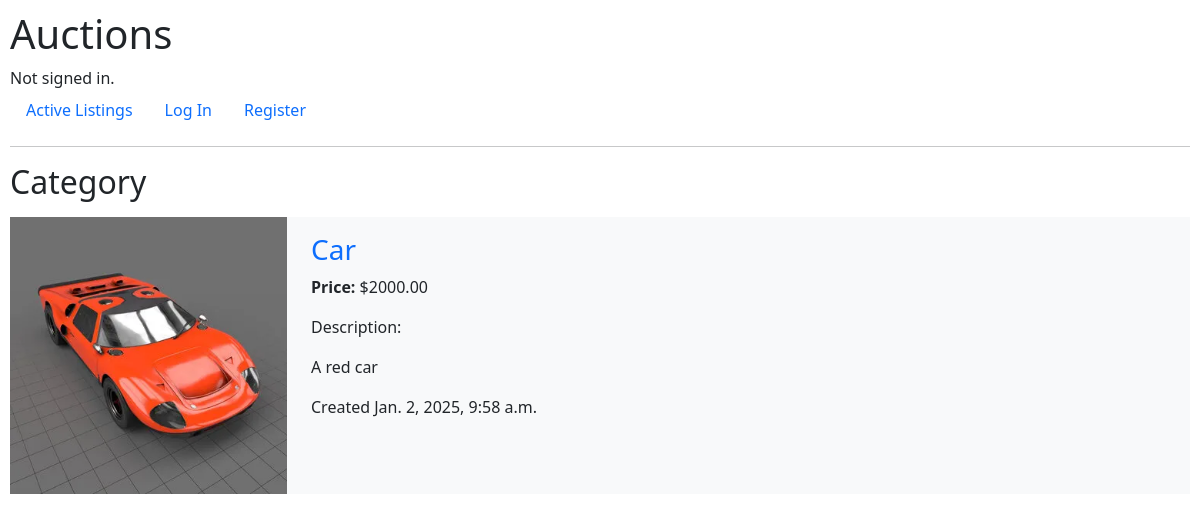
The app's page /category/vehicle/, older data.
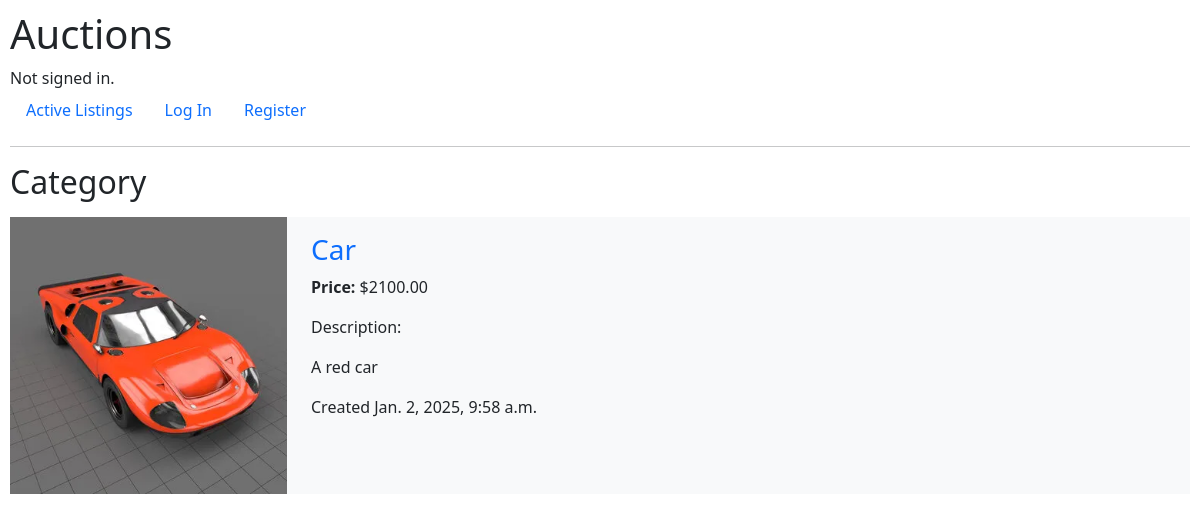
The same page, newer data.
### auctions/models.py (models this page shows, shortened)
class AuctionListings(models.Model):
    title = models.CharField(max_length=64)
    description = models.TextField(max_length=200, blank=True, null=True)
    image = models.ImageField(upload_to='images/', blank=True, null=True)
    user = models.ForeignKey(User, on_delete=models.CASCADE, related_name="user_listings")
    date = models.DateTimeField(auto_now_add=True)
    active = models.BooleanField(default=True)
    price = models.DecimalField(max_digits=10, decimal_places=2)
    category = models.CharField(max_length=64, blank=True, null=True)

### auctions/views.py (the view)
# urls.py: path('category/<str:category>/', views.view_category_list, name='view_category_list'),
def view_category_list(request, category):
    lists = AuctionListings.objects.filter(category=category)
    return render(request, "auctions/index.html", {
        "title": "Category" if lists.exists() else "You don't have any auction with this category",
        "lists": lists
    })

### auctions/templates/auctions/index.html (shortened to what this page needs)
{% extends "auctions/layout.html" %} {% block body %}
<h2 class="mb-3">{{ title }}</h2>
 {% for auction in lists %}
<div class="auction mb-3">
  <div class="row">
    <div class="col-3">
      {% if auction.image %}
      <img
        class="image_index"
        src="{{ auction.image.url }}"
        alt="{{ auction.title }}"
      />
      {% endif %}
    </div>
    <div class="col-9 py-3">
      <h3>
        <a
          href="{% url 'list_view' auction.id %}"
          class="text-decoration-none link-opacity-75-hover"
        >
          {{ auction.title }}
        </a>
      </h3>
      <p><span class="bold">Price: </span>${{ auction.price }}</p>
      <p>Description:</p>
      {% if auction.description %}
      <p>{{ auction.description }}</p>
      {% else %}
      <p>The user did not provide a description.</p>
      {% endif %}
      <p>Created {{ auction.date }}</p>
    </div>
  </div>
</div>
{% endfor %} {% endblock %}

Row changes from the older to the newer data that the page shows:
changed AuctionListings "Car": price "2000.00" → "2100.00"
